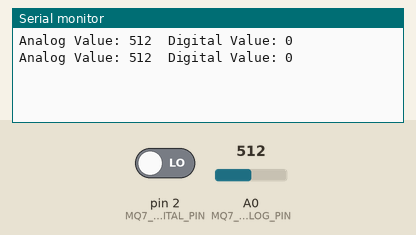
The sketch below on a simulated Arduino Uno, built with avr-gcc and run on an emulated ATmega328P. Parts: the last lines printed to the serial monitor. The inputs (shaded band) are chosen by the test bench; at power-on: A0 (MQ7_ANALOG_PIN) = 512, pin 2 (MQ7_DIGITAL_PIN) LOW.

Above: at 1.8 s.
1.9 s: A0 (MQ7_ANALOG_PIN) set to 716
At 2.8 s:
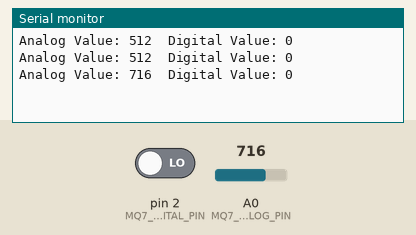
3.4 s: pin 2 (MQ7_DIGITAL_PIN) driven HIGH
At 4.7 s:
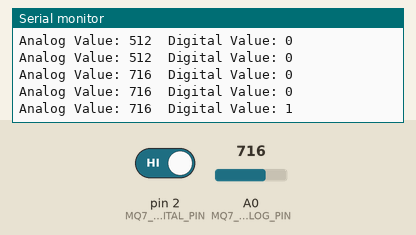
4.9 s: A0 (MQ7_ANALOG_PIN) set to 900
At 5.7 s:
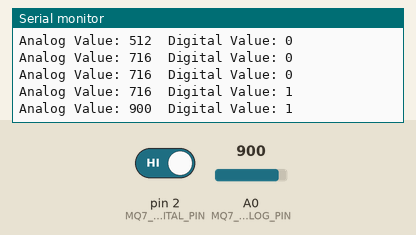
6.4 s: pin 2 (MQ7_DIGITAL_PIN) driven LOW
At 7.8 s:
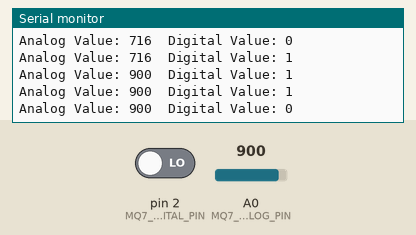
Timing chart, 0 to 8.9 s (numbered marks = the images above; inputs shaded):
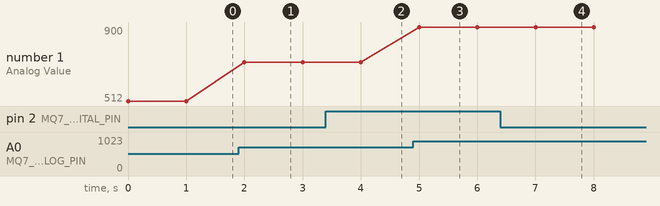

The sketch:

MQ-7.ino
```cpp
// Define the pins where the analog and digital outputs of MQ-7 are connected
#define MQ7_ANALOG_PIN A0
#define MQ7_DIGITAL_PIN 2

void setup() {
  // Start the serial communication
  Serial.begin(9600);

  // Set the digital output pin as input (optional)
  pinMode(MQ7_DIGITAL_PIN, INPUT);
}

void loop() {
  // Read the analog value from the MQ-7 sensor
  int analogValue = analogRead(MQ7_ANALOG_PIN);

  // Read the digital value from the MQ-7 sensor (optional)
  int digitalValue = digitalRead(MQ7_DIGITAL_PIN);

  // Print the results to the Serial Monitor
  Serial.print("Analog Value: ");
  Serial.print(analogValue);
  Serial.print("  Digital Value: ");
  Serial.println(digitalValue);

  // Wait for a short period before reading again
  delay(1000);
}
```

Measured:
- after the input at 1.9 s, the serial monitor: prints a new line after 0.10 s (image 1)
- after the input at 3.4 s, the serial monitor: prints a new line after 0.60 s (image 2)
- after the input at 4.9 s, the serial monitor: prints a new line after 0.10 s (image 3)
- after the input at 6.4 s, the serial monitor: prints a new line after 0.60 s (image 4)
- plotted number 1: 512 → 716 after the input at 1.9 s, 716 → 900 after the input at 4.9 s
